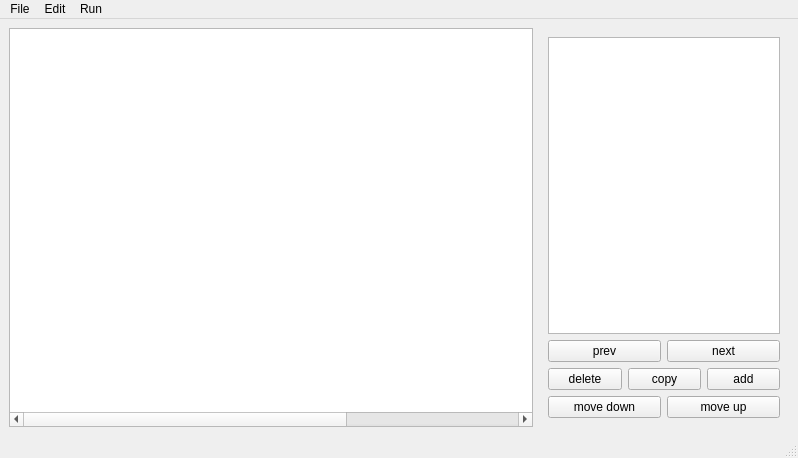
<?xml version="1.0" encoding="UTF-8"?>
<ui version="4.0">
 <class>MainWindow</class>
 <widget class="QMainWindow" name="MainWindow">
  <property name="geometry">
   <rect>
    <x>0</x>
    <y>0</y>
    <width>798</width>
    <height>458</height>
   </rect>
  </property>
  <property name="windowTitle">
   <string>Nightsky</string>
  </property>
  <widget class="QWidget" name="centralwidget">
   <layout class="QHBoxLayout" name="horizontalLayout_2">
    <item>
     <widget class="QGraphicsView" name="starCanvas">
      <property name="mouseTracking">
       <bool>true</bool>
      </property>
      <property name="acceptDrops">
       <bool>false</bool>
      </property>
      <property name="backgroundBrush">
       <brush brushstyle="SolidPattern">
        <color alpha="255">
         <red>20</red>
         <green>20</green>
         <blue>20</blue>
        </color>
       </brush>
      </property>
      <property name="foregroundBrush">
       <brush brushstyle="NoBrush">
        <color alpha="255">
         <red>0</red>
         <green>0</green>
         <blue>0</blue>
        </color>
       </brush>
      </property>
      <property name="sceneRect">
       <rectf>
        <x>0.000000000000000</x>
        <y>0.000000000000000</y>
        <width>800.000000000000000</width>
        <height>260.000000000000000</height>
       </rectf>
      </property>
      <property name="alignment">
       <set>Qt::AlignLeading|Qt::AlignLeft|Qt::AlignTop</set>
      </property>
      <property name="viewportUpdateMode">
       <enum>QGraphicsView::MinimalViewportUpdate</enum>
      </property>
     </widget>
    </item>
    <item>
     <widget class="QWidget" name="frameManagerWidget" native="true">
      <property name="maximumSize">
       <size>
        <width>250</width>
        <height>16777215</height>
       </size>
      </property>
      <layout class="QVBoxLayout" name="verticalLayout">
       <item>
        <widget class="QListWidget" name="frameList">
         <property name="dragEnabled">
          <bool>true</bool>
         </property>
         <property name="dragDropMode">
          <enum>QAbstractItemView::InternalMove</enum>
         </property>
         <property name="defaultDropAction">
          <enum>Qt::TargetMoveAction</enum>
         </property>
        </widget>
       </item>
       <item>
        <layout class="QHBoxLayout" name="line1">
         <item>
          <widget class="QPushButton" name="prevButton">
           <property name="text">
            <string>prev</string>
           </property>
           <property name="shortcut">
            <string>Up</string>
           </property>
          </widget>
         </item>
         <item>
          <widget class="QPushButton" name="nextButton">
           <property name="text">
            <string>next</string>
           </property>
           <property name="shortcut">
            <string>Down</string>
           </property>
          </widget>
         </item>
        </layout>
       </item>
       <item>
        <layout class="QHBoxLayout" name="line2">
         <item>
          <widget class="QPushButton" name="deleteButton">
           <property name="text">
            <string>delete</string>
           </property>
           <property name="shortcut">
            <string>Del</string>
           </property>
          </widget>
         </item>
         <item>
          <widget class="QPushButton" name="copyButton">
           <property name="text">
            <string>copy</string>
           </property>
           <property name="shortcut">
            <string>Ctrl+C</string>
           </property>
          </widget>
         </item>
         <item>
          <widget class="QPushButton" name="addButton">
           <property name="text">
            <string>add</string>
           </property>
           <property name="shortcut">
            <string>Ctrl++</string>
           </property>
          </widget>
         </item>
        </layout>
       </item>
       <item>
        <layout class="QHBoxLayout" name="line3">
         <item>
          <widget class="QPushButton" name="moveDownButton">
           <property name="text">
            <string>move down</string>
           </property>
           <property name="shortcut">
            <string>Ctrl+Up</string>
           </property>
          </widget>
         </item>
         <item>
          <widget class="QPushButton" name="moveUpButton">
           <property name="text">
            <string>move up</string>
           </property>
           <property name="shortcut">
            <string>Ctrl+Down</string>
           </property>
          </widget>
         </item>
        </layout>
       </item>
      </layout>
     </widget>
    </item>
   </layout>
  </widget>
  <widget class="QMenuBar" name="menubar">
   <property name="geometry">
    <rect>
     <x>0</x>
     <y>0</y>
     <width>798</width>
     <height>19</height>
    </rect>
   </property>
   <widget class="QMenu" name="menuFile">
    <property name="title">
     <string>File</string>
    </property>
    <addaction name="actionNew"/>
    <addaction name="actionOpen"/>
    <addaction name="actionSave"/>
    <addaction name="actionSave_as"/>
    <addaction name="separator"/>
    <addaction name="actionClose"/>
   </widget>
   <widget class="QMenu" name="menuEdit">
    <property name="title">
     <string>Edit</string>
    </property>
    <addaction name="actionAll_stars_on"/>
    <addaction name="actionAll_stars_off"/>
    <addaction name="actionToggle_all_stars"/>
   </widget>
   <widget class="QMenu" name="menuRun">
    <property name="title">
     <string>Run</string>
    </property>
    <addaction name="actionRun_clip"/>
    <addaction name="actionStop_clip"/>
    <addaction name="separator"/>
    <addaction name="actionUpload"/>
   </widget>
   <addaction name="menuFile"/>
   <addaction name="menuEdit"/>
   <addaction name="menuRun"/>
  </widget>
  <widget class="QStatusBar" name="statusbar"/>
  <action name="actionOpen">
   <property name="text">
    <string>Open</string>
   </property>
   <property name="toolTip">
    <string>Open</string>
   </property>
   <property name="shortcut">
    <string>Ctrl+O</string>
   </property>
  </action>
  <action name="actionSave">
   <property name="text">
    <string>Save</string>
   </property>
   <property name="toolTip">
    <string>Save</string>
   </property>
   <property name="shortcut">
    <string>Ctrl+S</string>
   </property>
  </action>
  <action name="actionSave_as">
   <property name="text">
    <string>Save as</string>
   </property>
   <property name="toolTip">
    <string>Save as</string>
   </property>
   <property name="shortcut">
    <string>Ctrl+Shift+S</string>
   </property>
  </action>
  <action name="actionClose">
   <property name="text">
    <string>Close</string>
   </property>
  </action>
  <action name="actionAll_stars_on">
   <property name="text">
    <string>All stars on</string>
   </property>
   <property name="shortcut">
    <string>Ctrl+A</string>
   </property>
  </action>
  <action name="actionAll_stars_off">
   <property name="text">
    <string>All stars off</string>
   </property>
   <property name="shortcut">
    <string>Ctrl+Shift+A</string>
   </property>
  </action>
  <action name="actionRun_clip">
   <property name="text">
    <string>Run clip</string>
   </property>
   <property name="shortcut">
    <string>F5</string>
   </property>
  </action>
  <action name="actionStop_clip">
   <property name="enabled">
    <bool>false</bool>
   </property>
   <property name="text">
    <string>Stop clip</string>
   </property>
   <property name="shortcut">
    <string>F6</string>
   </property>
  </action>
  <action name="actionUpload">
   <property name="text">
    <string>Upload</string>
   </property>
   <property name="shortcut">
    <string>F11</string>
   </property>
  </action>
  <action name="actionToggle_all_stars">
   <property name="text">
    <string>Toggle all stars</string>
   </property>
   <property name="shortcut">
    <string>Ctrl+T</string>
   </property>
  </action>
  <action name="actionNew">
   <property name="text">
    <string>New</string>
   </property>
   <property name="shortcut">
    <string>Ctrl+N</string>
   </property>
  </action>
 </widget>
 <tabstops>
  <tabstop>starCanvas</tabstop>
  <tabstop>frameList</tabstop>
  <tabstop>prevButton</tabstop>
  <tabstop>nextButton</tabstop>
  <tabstop>deleteButton</tabstop>
  <tabstop>addButton</tabstop>
  <tabstop>moveDownButton</tabstop>
  <tabstop>moveUpButton</tabstop>
 </tabstops>
 <resources/>
 <connections>
  <connection>
   <sender>actionClose</sender>
   <signal>triggered()</signal>
   <receiver>MainWindow</receiver>
   <slot>close()</slot>
   <hints>
    <hint type="sourcelabel">
     <x>-1</x>
     <y>-1</y>
    </hint>
    <hint type="destinationlabel">
     <x>398</x>
     <y>228</y>
    </hint>
   </hints>
  </connection>
 </connections>
</ui>
